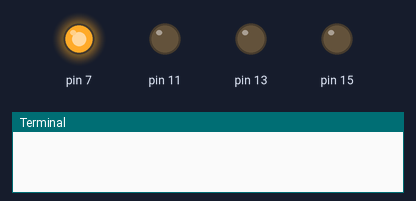
Recording of a program running on a simulated Raspberry Pi (header pin numbers). Parts: output pins drawn as LEDs (lit = HIGH), the last lines printed to the terminal. At 14.0 s the program stops and its outputs stay as they are.

Above: at 0.1 s.
At 3.1 s:
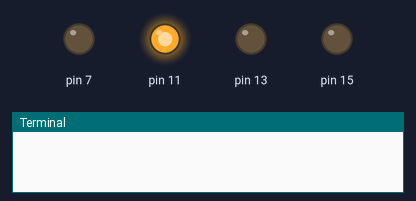
At 6.1 s:
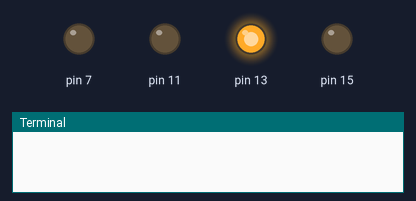
At 10.1 s:
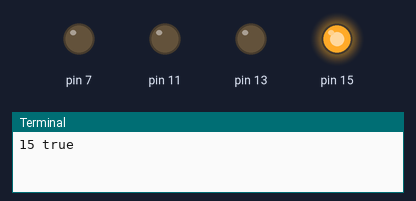
At 14.1 s:
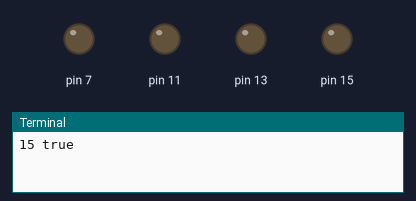
Timing chart, 0 to 15.5 s (numbered marks = the images above):
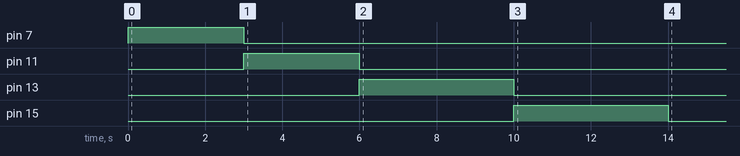

Measured:
- by itself, pin 7: LOW → HIGH at 0.00 s, → LOW 3.0 s later
- by itself, pin 11: LOW → HIGH at 3.0 s, → LOW 3.0 s later
- by itself, pin 13: LOW → HIGH at 6.0 s, → LOW 4.0 s later
- by itself, pin 15: LOW → HIGH at 10.0 s, → LOW 4.0 s later

The program:

MotorTest.py
```python
import RPi.GPIO as gpio
import time

'''
Moving Direction Diagram
	/\           /\
    7  ========= 13
    11 ========= 15
    \/           \/

'''

# Setting up the GPIO output
gpio.setmode(gpio.BOARD)
gpio.setup(7, gpio.OUT)
gpio.setup(11, gpio.OUT)
gpio.setup(13, gpio.OUT)
gpio.setup(15, gpio.OUT)

gpio.output(7, False)
gpio.output(11, False)
gpio.output(13, False)
gpio.output(15, False)

gpio.output(7, True)
time.sleep(3)

gpio.output(7, False)
gpio.output(11, True)
time.sleep(3)

gpio.output(11, False)
gpio.output(13, True)
time.sleep(4)


gpio.output(13, False)

gpio.output(15, True)
print("15 true")
time.sleep(4)

gpio.output(15, False)

gpio.cleanup()
```
